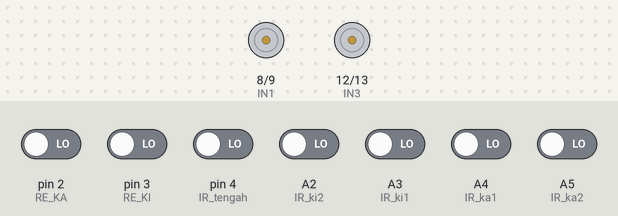
The sketch below on a simulated Arduino Uno, built with avr-gcc and run on an emulated ATmega328P. Shown: motor-driver pin pairs drawn as motors (green arrow = first pin HIGH = forward, orange = second pin HIGH = backward, longer = more drive, scaled by the enable pin). The inputs (shaded band) are chosen by the test bench; at power-on: A2 (IR_ki2), A3 (IR_ki1), A4 (IR_ka1), A5 (IR_ka2), pin 2 (RE_KA), pin 3 (RE_KI), pin 4 (IR_tengah) LOW.

Above: at 1.2 s.
1.3 s: pin 4 (IR_tengah) driven HIGH
At 2.5 s:
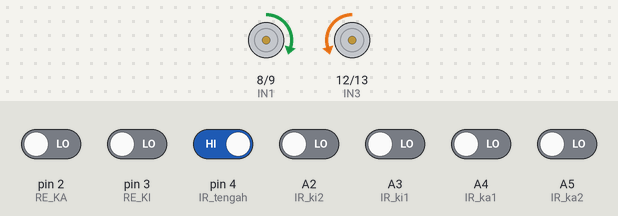
2.8 s: A3 (IR_ki1) driven HIGH
At 3.7 s:
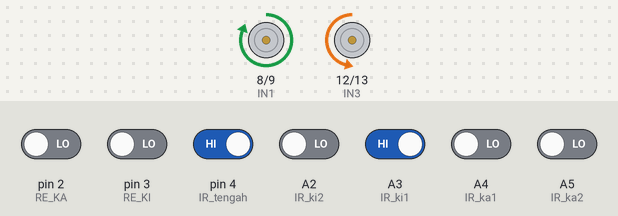
5.8 s: pin 4 (IR_tengah) driven LOW
At 6.6 s:
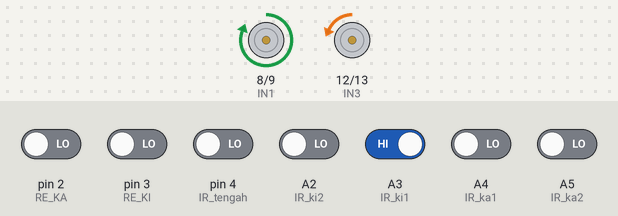
7.3 s: A3 (IR_ki1) driven LOW
At 8.4 s:
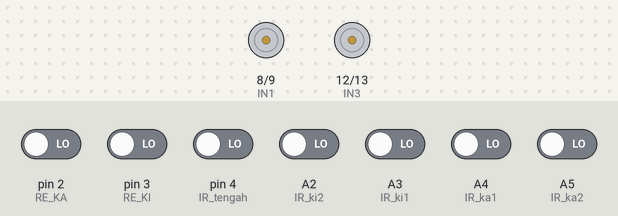
8.8 s: pin 4 (IR_tengah) driven HIGH and A4 (IR_ka1) driven HIGH
At 9.05 s:
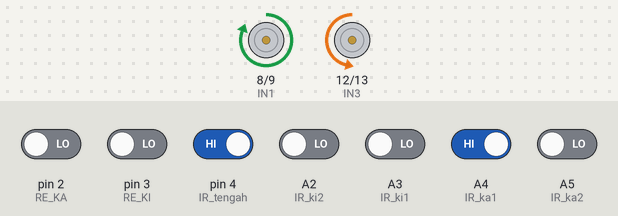
11.8 s: A4 (IR_ka1) driven LOW
At 12.4 s:
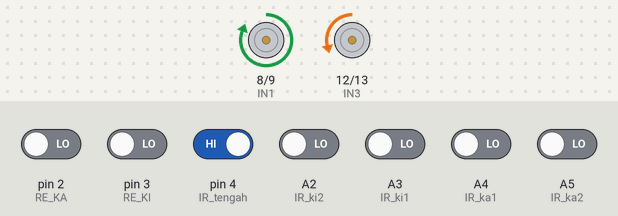
Timing chart, 0 to 14.3 s (numbered marks = the images above; inputs shaded):
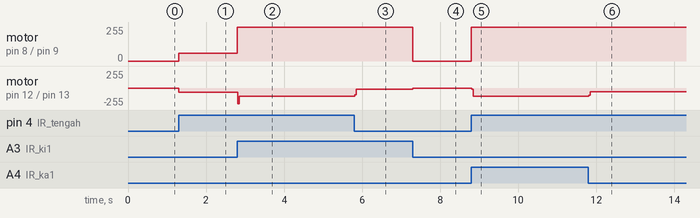

Measured:
- after the input at 1.3 s, motor on pin 8 (IN1) / pin 9 (IN2): stopped → forward 60/255 at once; motor on pin 12 (IN3) / pin 13 (IN4): stopped → backward 60/255 at once
- after the input at 2.8 s, motor on pin 8 (IN1) / pin 9 (IN2): forward 60/255 → forward 255/255 at once; motor on pin 12 (IN3) / pin 13 (IN4): backward 60/255 → backward 123/255 at once
- after the input at 5.8 s, motor on pin 12 (IN3) / pin 13 (IN4): backward 123/255 → backward 16/255 at once
- after the input at 7.3 s, motor on pin 8 (IN1) / pin 9 (IN2): forward 255/255 → stopped at once; motor on pin 12 (IN3) / pin 13 (IN4): backward 16/255 → stopped at once
- after the input at 8.8 s, motor on pin 8 (IN1) / pin 9 (IN2): stopped → forward 255/255 at once; motor on pin 12 (IN3) / pin 13 (IN4): stopped → backward 124/255 at once
- after the input at 11.8 s, motor on pin 12 (IN3) / pin 13 (IN4): backward 124/255 → backward 56/255 at once

The sketch:

IR_Motor.ino
```cpp
#define RE_KA 2
#define RE_KI 3
#define IR_tengah 4
#define IN1 8
#define IN2 9
#define ENA 10
#define ENB 11
#define IN3 12
#define IN4 13
#define IR_ki2 A2
#define IR_ki1 A3
#define IR_ka1 A4
#define IR_ka2 A5


unsigned int countKA = 0;
unsigned int countKI = 0;
unsigned int PWM_KA = 60;
unsigned int PWM_KI = 60;
unsigned int RT;
unsigned int RKI2;
unsigned int RKI1;
unsigned int RKA1;
unsigned int RKA2;


void setup()
{
  Serial.begin(9600);
  pinMode(RE_KA,INPUT);
  pinMode(RE_KI,INPUT);
  pinMode(IR_tengah,INPUT);
  pinMode(IN1,OUTPUT);
  pinMode(IN2,OUTPUT);
  pinMode(ENA,OUTPUT);
  pinMode(ENB,OUTPUT);
  pinMode(IN3,OUTPUT);
  pinMode(IN4,OUTPUT);
  //pinMode(IR_ki2,INPUT);
  //pinMode(IR_ki1,INPUT);
  //pinMode(IR_ka1,INPUT);
  //pinMode(IR_ka2,INPUT);

  attachInterrupt(digitalPinToInterrupt(RE_KA), kecepatan_kanan, RISING);
  attachInterrupt(digitalPinToInterrupt(RE_KI), kecepatan_kiri, RISING);

  digitalWrite(IN1,LOW);
  digitalWrite(IN2,LOW);
  digitalWrite(IN3,LOW);
  digitalWrite(IN4,LOW);
}

void loop()
{
  RT = digitalRead(IR_tengah);
  RKI1 = digitalRead(IR_ki1);
  RKA1 = digitalRead(IR_ka1);
  RKI2 = digitalRead(IR_ki2);
  RKA2 = digitalRead(IR_ka2);

  if (RT == HIGH)
  {
    maju();

    if (RKI1 == HIGH)
    {
      PWM_KI = PWM_KI - 20;
      PWM_KA = PWM_KA + 20;

      if(PWM_KI == 0)
      {
        PWM_KI = 0;
      }
      else if (PWM_KA == 60)
      {
        PWM_KA = 60;
      }
    }
    else if (RKA1 == HIGH)
    {
      PWM_KI = PWM_KI + 20;
      PWM_KA = PWM_KA - 20;

      if(PWM_KI == 60)
      {
        PWM_KI = 60;
      }
      else if (PWM_KA == 0)
      {
        PWM_KA = 0;
      }
    }
    else if (RKI1 == HIGH && RKI2 == HIGH)
    {
      berhenti();
    }
    else if (RKA1 == HIGH && RKA2 == HIGH)
    {
      berhenti();
    }
  }
  else if(RT == LOW && RKI1 == LOW && RKI2 == LOW && RKA1 == LOW && RKA2 == LOW)
  {
    berhenti();
  }
}


void kecepatan_kanan()
{
  countKA++;
}

void kecepatan_kiri()
{
  countKI++;
}

void maju()
{
  digitalWrite(IN1,HIGH);
  digitalWrite(IN2,LOW);
  analogWrite(ENA,PWM_KI);
  digitalWrite(IN3,LOW);
  digitalWrite(IN4,HIGH);
  analogWrite(ENB,PWM_KA);
}

void berhenti()
{
  digitalWrite(IN1,LOW);
  digitalWrite(IN2,LOW);
  digitalWrite(IN3,LOW);
  digitalWrite(IN4,LOW);
}
```
